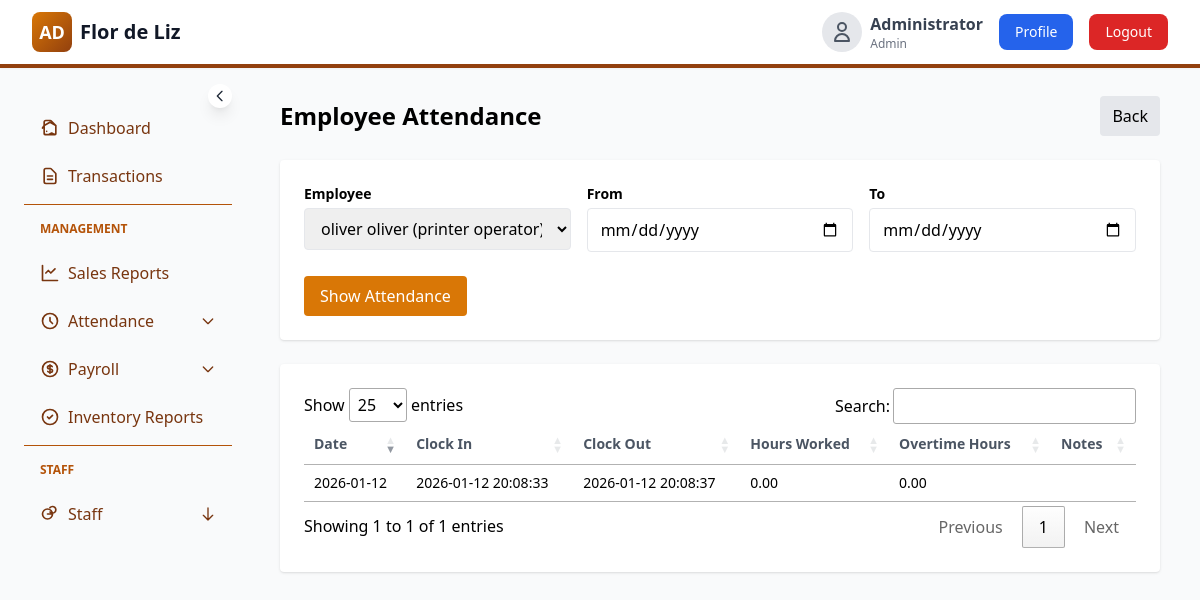
The app's page /admin/attendance/view.php?employee_id=3 (signed in) with its own data.
### tables this page shows
CREATE TABLE `attendance` (
  `id` int(11) NOT NULL,
  `employee_id` int(11) NOT NULL,
  `clock_in` datetime DEFAULT NULL,
  `clock_out` datetime DEFAULT NULL,
  `attendance_date` date NOT NULL,
  `hours_worked` decimal(5,2) DEFAULT NULL,
  `overtime_hours` decimal(5,2) DEFAULT 0.00,
  `notes` text DEFAULT NULL,
  `created_at` timestamp NOT NULL DEFAULT current_timestamp()
);

### admin/attendance/view.php (the view, shortened to what this page needs)
<?php
$conn = require_once __DIR__ . '/../../config/database.php';
$emps = [];
$res = $conn->query("SELECT id, first_name, last_name, position FROM employees WHERE is_active = 1 ORDER BY first_name, last_name");
while ($r = $res->fetch_assoc()) $emps[] = $r;
$employee_id = $_GET['employee_id'] ?? '';
$from = $_GET['from'] ?? '';
$to = $_GET['to'] ?? '';
$attendance = [];
if ($employee_id) {
    $query = "SELECT id, attendance_date, clock_in, clock_out, hours_worked, overtime_hours, notes
              FROM attendance
              WHERE employee_id = ?";
    $params = [];
    if ($from && $to) {
        $query .= " AND attendance_date BETWEEN ? AND ?";
        $params = [$employee_id, $from, $to];
    } else {
        $params = [$employee_id];
    }
    $stmt = $conn->prepare($query);
    if ($stmt) {
        if (count($params) === 1) $stmt->bind_param('i', $params[0]);
        elseif (count($params) === 3) $stmt->bind_param('iss', $params[0], $params[1], $params[2]);
        $stmt->execute();
        $res = $stmt->get_result();
        while ($row = $res->fetch_assoc()) $attendance[] = $row;
    }
}
?>
<!doctype html>
<html>
<head>
<script src="https://cdn.tailwindcss.com"></script>
<link rel="stylesheet" href="https://cdn.datatables.net/1.13.6/css/jquery.dataTables.min.css">
</head>
<body class="bg-gray-50">
<?php require_once __DIR__ . '/../../includes/sidebar_navigation.php'; ?>
<div class="absolute w-full -ml-2 top-12">
    <div id="main-content" class="flex-1 px-4 sm:px-6 lg:px-8 py-12">
        <div class="max-w-5xl mx-auto">
            <div class="flex justify-between items-center mb-6">
                <h2 class="text-2xl font-bold">Employee Attendance</h2>
                <a href="../payroll.php" class="px-3 py-2 bg-gray-200 rounded">Back</a>
            </div>
            <div class="bg-white p-6 rounded shadow mb-6">
                <form method="get" class="grid grid-cols-3 gap-4">
                    <div>
                        <label class="block text-sm font-semibold mb-1">Employee</label>
                        <select name="employee_id" class="w-full border px-3 py-2 rounded">
<?php foreach ($emps as $e): ?>
                            <option value="<?php echo $e['id']; ?>" <?php echo ($employee_id == $e['id']) ? 'selected' : ''; ?>><?php echo htmlspecialchars($e['first_name'].' '.$e['last_name'].' ('.$e['position'].')'); ?></option>
<?php endforeach; ?>
                        </select>
                    </div>
                    <div>
                        <label class="block text-sm font-semibold mb-1">From</label>
                        <input type="date" name="from" value="<?php echo htmlspecialchars($from); ?>" class="w-full border px-3 py-2 rounded">
                    </div>
                    <div>
                        <label class="block text-sm font-semibold mb-1">To</label>
                        <input type="date" name="to" value="<?php echo htmlspecialchars($to); ?>" class="w-full border px-3 py-2 rounded">
                    </div>
                    <div class="col-span-3 mt-2">
                        <button type="submit" class="px-4 py-2 bg-amber-600 text-white rounded">Show Attendance</button>
                    </div>
                </form>
            </div>
            <div class="bg-white p-6 rounded shadow">
                <table id="attendance-table" class="w-full text-sm">
                    <thead>
                        <tr class="text-left text-gray-600 border-b">
                            <th class="py-2">Date</th>
                            <th class="py-2">Clock In</th>
                            <th class="py-2">Clock Out</th>
                            <th class="py-2">Hours Worked</th>
                            <th class="py-2">Overtime Hours</th>
                            <th class="py-2">Notes</th>
                        </tr>
                    </thead>
                    <tbody>
<?php foreach ($attendance as $a): ?>
                        <tr class="border-b">
                            <td class="py-2"><?php echo htmlspecialchars($a['attendance_date']); ?></td>
                            <td class="py-2"><?php echo htmlspecialchars($a['clock_in']); ?></td>
                            <td class="py-2"><?php echo htmlspecialchars($a['clock_out']); ?></td>
                            <td class="py-2"><?php echo htmlspecialchars($a['hours_worked']); ?></td>
                            <td class="py-2"><?php echo htmlspecialchars($a['overtime_hours']); ?></td>
                            <td class="py-2"><?php echo htmlspecialchars($a['notes']); ?></td>
                        </tr>
<?php endforeach; ?>
                    </tbody>
                </table>
            </div>
        </div>
    </div>
</div>
</body>
</html>

### includes/sidebar_navigation.php (style rules this page uses)
html, body { overflow-x: hidden; }
@media (min-width: 768px) { #main-content { margin-left: 16rem; transition: margin-left .25s ease; } }

### records on screen
attendance: attendance_date "2026-01-12", clock_in "2026-01-12 20:08:33", clock_out "2026-01-12 20:08:37", hours_worked "0.00", overtime_hours "0.00"

### other values on screen
$full_name "Administrator"
$role "Admin"
form field employee_id "oliver oliver (printer operator)"
